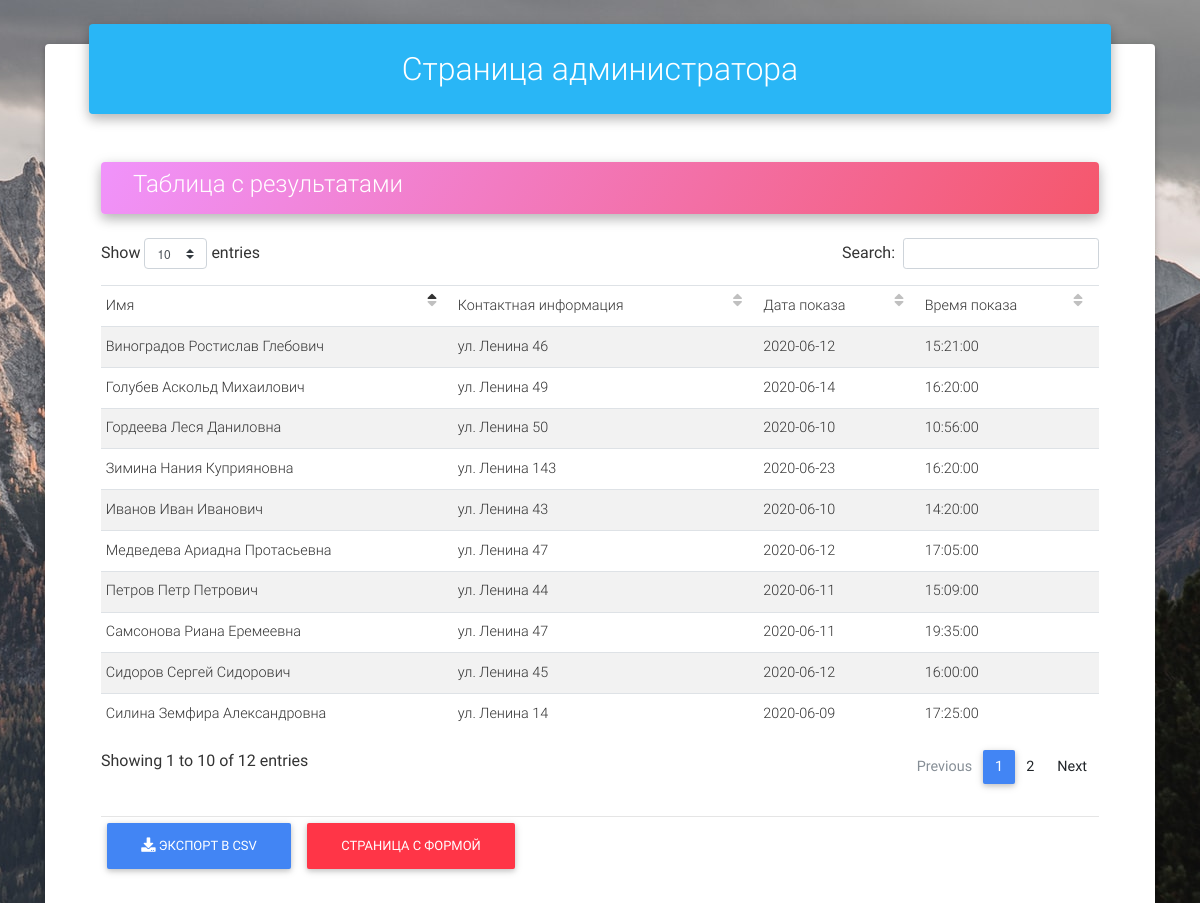
The app's page /admin/index.php with its own data.
### tables this page shows
CREATE TABLE `ifora_data` (
  `name` varchar(255) NOT NULL,
  `contact` text NOT NULL,
  `date` date NOT NULL,
  `time` time NOT NULL
);

### admin/index.php (the view, shortened to what this page needs)
<?php
require "../config.php";
$link = mysqli_connect($host, $user, $password, $database)
or die("Ошибка " . mysqli_error($link));
$sql = 'SELECT * FROM ifora_data';
$result = mysqli_query($link, $sql);
$rows = mysqli_fetch_all($result, MYSQLI_ASSOC);
?>
<!DOCTYPE html>
<html lang="ru" xmlns="http://www.w3.org/1999/html">
<head>
    <link rel="stylesheet" href="https://use.fontawesome.com/releases/v5.8.2/css/all.css">
    <link href="../css/bootstrap.min.css" rel="stylesheet">
    <link href="../css/mdb.min.css" rel="stylesheet">
    <link href="../css/addons/datatables.min.css" rel="stylesheet">
    <link href="../css/style.css" rel="stylesheet">
</head>
<body>
<div class="container pt-4">
    <section class="mb-5">
        <div class="card card-cascade narrower">
            <section>
                <div class="row">
                    <div class="col-lg-12 mr-0 pb-2">
                        <div class="view view-cascade gradient-card-header light-blue lighten-1">
                            <h2 class="h2-responsive mb-0 font-weight-500">Страница администратора</h2>
                        </div>
                        <div class="p-2 mb-3 mx-4 pt-5 mb-5">
                            <div class="card card-cascade narrower z-depth-0">
                                <div class="view view-cascade gradient-card-header ripe-malinka-gradient narrower py-2 mx-4 mb-3 d-flex justify-content-between align-items-center">
                                    <h4 class="white-text mx-3">Таблица с результатами</h4>
                                </div>
                                <div class="px-4">
                                    <table id="usersTable" class="table table-hover table-striped table-sm mb-0">
                                        <thead>
                                        <tr>
                                            <td>Имя</td>
                                            <td>Контактная информация</td>
                                            <td>Дата показа</td>
                                            <td>Время показа</td>
                                        </tr>
                                        </thead>
                                        <tbody>
                                        <?php
                                        foreach ($rows as $row) {
                                            print("<tr><td>" . $row['name'] . "</td><td>" . $row['contact'] . "</td><td>" . $row['date'] . "</td><td>" . $row['time'] . "</td></tr>");
                                        }
                                        ?>
                                        </tbody>
                                    </table>
                                    <?php
                                    $dir = 'files';
                                    $fileNameNew = $dir . '/' . dataexport . ".csv";
                                    ?>
                                    <hr class="my-0">
                                    <a class="btn btn-primary" href="<?= $fileNameNew ?>">
                                        <i class="fas fa-download"></i> Экспорт в csv
                                    </a>
                                    <a href="/" class="btn btn-danger">Страница с формой</a>
                                </div>
                            </div>
                        </div>
            </section>
        </div>
    </section>
</div>
</body>
</html>

### css/style.css (style rules this page uses)
body { font-family: 'Roboto', sans-serif; font-size: 16px; line-height: 1.42857143; color: #333; background-size: cover; background: #eeeeee url(../img/background.jpg) no-repeat fixed center; }

### records on screen
ifora_data: name "Иванов Иван Иванович", contact "ул. Ленина 43", date "2020-06-10", time "14:20:00"
ifora_data: name "Петров Петр Петрович", contact "ул. Ленина 44", date "2020-06-11", time "15:09:00"
ifora_data: name "Сидоров Сергей Сидорович", contact "ул. Ленина 45", date "2020-06-12", time "16:00:00"
ifora_data: name "Виноградов Ростислав Глебович", contact "ул. Ленина 46", date "2020-06-12", time "15:21:00"
ifora_data: name "Самсонова Риана Еремеевна", contact "ул. Ленина 47", date "2020-06-11", time "19:35:00"
ifora_data: name "Медведева Ариадна Протасьевна", contact "ул. Ленина 47", date "2020-06-12", time "17:05:00"
ifora_data: name "Голубев Аскольд Михаилович", contact "ул. Ленина 49", date "2020-06-14", time "16:20:00"
ifora_data: name "Гордеева Леся Даниловна", contact "ул. Ленина 50", date "2020-06-10", time "10:56:00"
ifora_data: name "Силина Земфира Александровна", contact "ул. Ленина 14", date "2020-06-09", time "17:25:00"
ifora_data: name "Зимина Нания Куприяновна", contact "ул. Ленина 143", date "2020-06-23", time "16:20:00"
